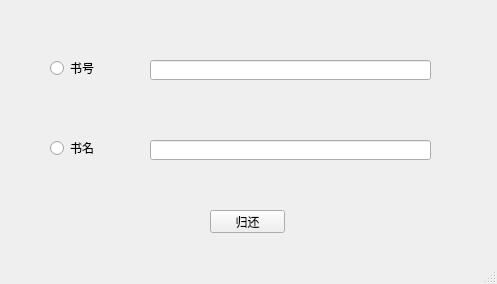
<?xml version="1.0" encoding="UTF-8"?>
<ui version="4.0">
 <class>ReturnBookWindow</class>
 <widget class="QMainWindow" name="ReturnBookWindow">
  <property name="geometry">
   <rect>
    <x>0</x>
    <y>0</y>
    <width>497</width>
    <height>284</height>
   </rect>
  </property>
  <property name="windowTitle">
   <string>MainWindow</string>
  </property>
  <widget class="QWidget" name="centralwidget">
   <widget class="QRadioButton" name="rdb_bookid">
    <property name="geometry">
     <rect>
      <x>50</x>
      <y>60</y>
      <width>89</width>
      <height>16</height>
     </rect>
    </property>
    <property name="text">
     <string>书号</string>
    </property>
   </widget>
   <widget class="QRadioButton" name="rdb_bookname">
    <property name="geometry">
     <rect>
      <x>50</x>
      <y>140</y>
      <width>89</width>
      <height>16</height>
     </rect>
    </property>
    <property name="text">
     <string>书名</string>
    </property>
   </widget>
   <widget class="QLineEdit" name="et_bookid">
    <property name="geometry">
     <rect>
      <x>150</x>
      <y>60</y>
      <width>281</width>
      <height>20</height>
     </rect>
    </property>
   </widget>
   <widget class="QLineEdit" name="et_bookname">
    <property name="geometry">
     <rect>
      <x>150</x>
      <y>140</y>
      <width>281</width>
      <height>20</height>
     </rect>
    </property>
   </widget>
   <widget class="QPushButton" name="btn_return">
    <property name="geometry">
     <rect>
      <x>210</x>
      <y>210</y>
      <width>75</width>
      <height>23</height>
     </rect>
    </property>
    <property name="text">
     <string>归还</string>
    </property>
   </widget>
  </widget>
  <widget class="QMenuBar" name="menubar">
   <property name="geometry">
    <rect>
     <x>0</x>
     <y>0</y>
     <width>497</width>
     <height>23</height>
    </rect>
   </property>
  </widget>
  <widget class="QStatusBar" name="statusbar"/>
 </widget>
 <resources/>
 <connections/>
</ui>
